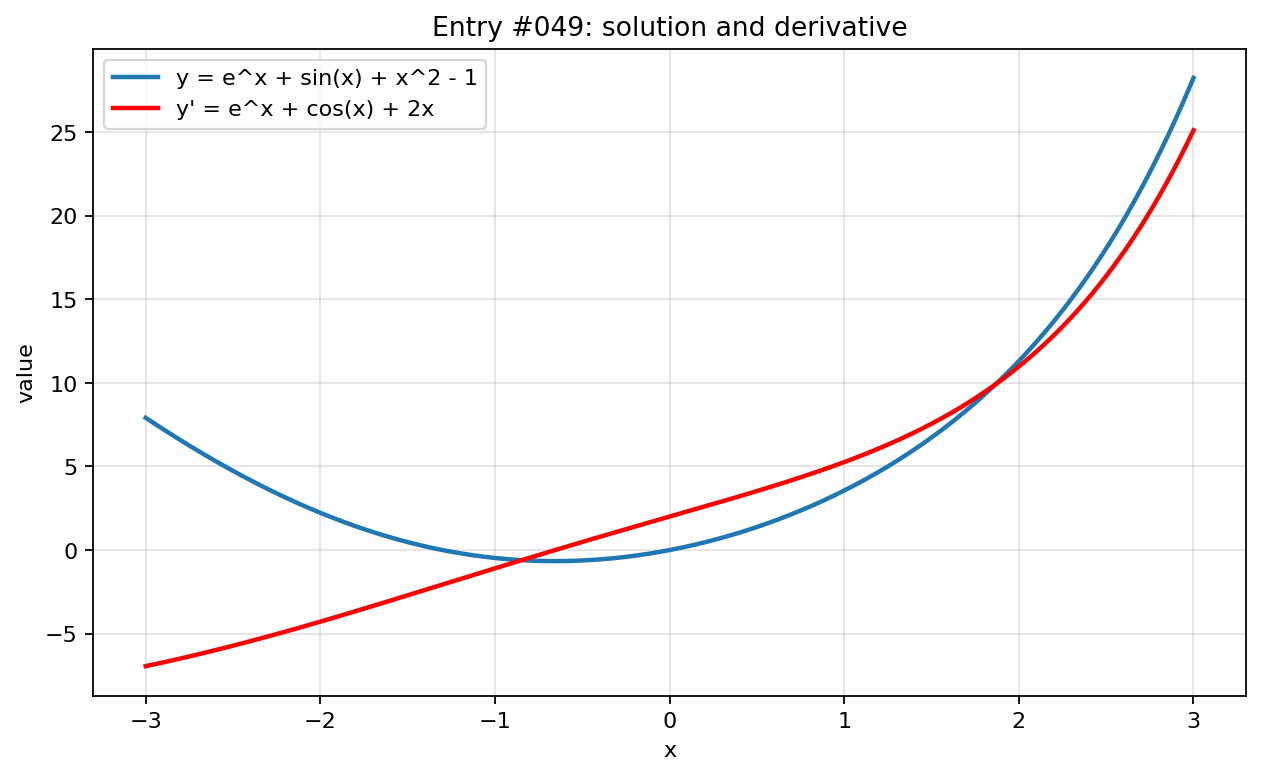

This chart was generated by the following Python code:
import numpy as np
import matplotlib.pyplot as plt

x = np.linspace(-3, 3, 800)

with np.errstate(divide="ignore", invalid="ignore", over="ignore"):
    y = np.exp(x) + np.sin(x) + x**2 - 1
    y_prime = np.exp(x) + np.cos(x) + 2*x

plt.figure(figsize=(8, 5))
plt.plot(x, y, label="y = e^x + sin(x) + x^2 - 1", linewidth=2)
plt.plot(x, y_prime, label="y' = e^x + cos(x) + 2x", linewidth=2, color="red")
plt.title("Entry #049: solution and derivative")
plt.xlabel("x")
plt.ylabel("value")
plt.grid(True, alpha=0.35)
plt.legend()
plt.tight_layout()
plt.show()
